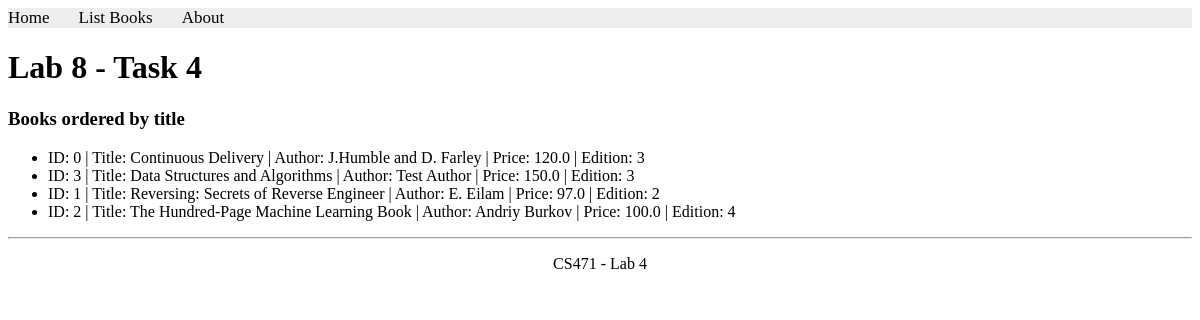
The app's page /books/lab8/task4 with its own data.
### apps/bookmodule/models.py (models this page shows)
class Book(models.Model):
    title = models.CharField(max_length=50)
    author = models.CharField(max_length=50)
    price = models.FloatField(default=0.0)
    edition = models.SmallIntegerField(default=1)

### apps/bookmodule/views.py (the view)
# urls.py: path('lab8/task4', views.lab8_task4, name='lab8_task4'),
def lab8_task4(request):
    books = Book.objects.all().order_by('title')
    return render(request, 'bookmodule/lab8_task4.html', {'books': books})

### apps/templates/bookmodule/lab8_task4.html (shortened to what this page needs)
{% extends "layouts/base.html" %}
{% block content %}
<h1>Lab 8 - Task 4</h1>
<h3>Books ordered by title</h3>
{% if books %}
    <ul>
        {% for book in books %}
            <li>
                ID: {{ book.id }} |
                Title: {{ book.title }} |
                Author: {{ book.author }} |
                Price: {{ book.price }} |
                Edition: {{ book.edition }}
            </li>
        {% endfor %}
    </ul>
{% else %}
    <p>No books found.</p>
{% endif %}
{% endblock content %}

### records on screen
Book: id "0", title "Continuous Delivery", author "J.Humble and D. Farley", price "120.0", edition "3"
Book: id "3", title "Data Structures and Algorithms", author "Test Author", price "150.0", edition "3"
Book: id "1", title "Reversing: Secrets of Reverse Engineer", author "E. Eilam", price "97.0", edition "2"
Book: id "2", title "The Hundred-Page Machine Learning Book", author "Andriy Burkov", price "100.0", edition "4"
